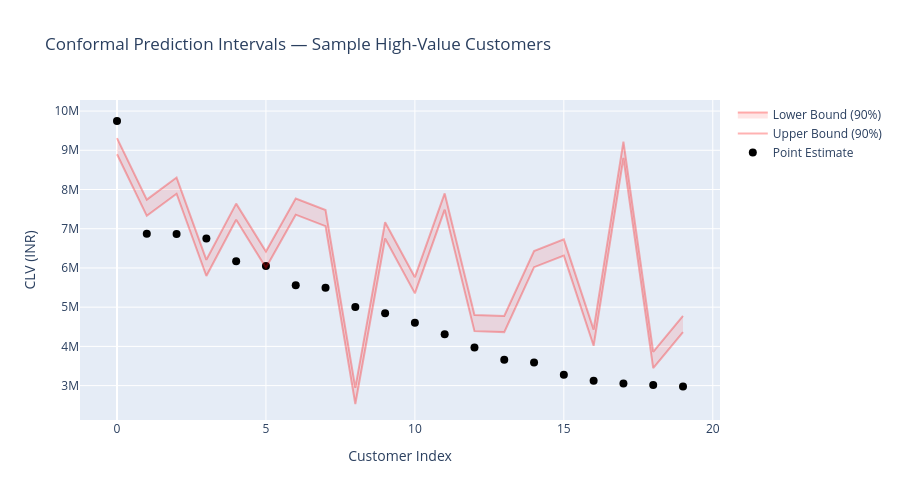

Notebook cell for this chart:
### Code cell
# Show prediction intervals for sample customers
sample = preds.nlargest(30, 'predicted_clv').iloc[5:25].reset_index()

fig = go.Figure()
fig.add_trace(go.Scatter(
    x=list(range(len(sample))), y=sample['predicted_clv'],
    mode='markers', name='Point Estimate',
    marker=dict(color='black', size=8)
))
fig.add_trace(go.Scatter(
    x=list(range(len(sample))), y=sample['clv_upper'],
    mode='lines', name='Upper Bound (90%)',
    line=dict(color='rgba(255,0,0,0.3)'), showlegend=True
))
fig.add_trace(go.Scatter(
    x=list(range(len(sample))), y=sample['clv_lower'],
    mode='lines', name='Lower Bound (90%)',
    line=dict(color='rgba(255,0,0,0.3)'),
    fill='tonexty', fillcolor='rgba(255,0,0,0.1)', showlegend=True
))
fig.update_layout(
    title='Conformal Prediction Intervals — Sample High-Value Customers',
    xaxis_title='Customer Index', yaxis_title='CLV (INR)',
    width=900, height=500
)
fig.show()

### Figure 1 — Plotly figure (JSON) as saved in the notebook; plotly's stock layout.template omitted (floating-point values rounded to 4 significant figures)
{"data": [{"marker": {"color": "black", "size": 8}, "mode": "markers", "name": "Point Estimate", "type": "scatter", "x": [0, 1, 2, 3, 4, 5, 6, 7, 8, 9, 10, 11, 12, 13, 14, 15, 16, 17, 18, 19], "y": [9746000.0, 6873000.0, 6866000.0, 6750000.0, 6172000.0, 6050000.0, 5557000.0, 5497000.0, 5005000.0, 4848000.0, 4604000.0, 4310000.0, 3969000.0, 3658000.0, 3592000.0, 3276000.0, 3122000.0, 3053000.0, 3014000.0, 2978000.0]}, {"line": {"color": "rgba(255,0,0,0.3)"}, "mode": "lines", "name": "Upper Bound (90%)", "showlegend": true, "type": "scatter", "x": [0, 1, 2, 3, 4, 5, 6, 7, 8, 9, 10, 11, 12, 13, 14, 15, 16, 17, 18, 19], "y": [9310000.0, 7741000.0, 8304000.0, 6208000.0, 7639000.0, 6417000.0, 7771000.0, 7478000.0, 2944000.0, 7164000.0, 5764000.0, 7899000.0, 4801000.0, 4777000.0, 6432000.0, 6727000.0, 4428000.0, 9218000.0, 3861000.0, 4777000.0]}, {"fill": "tonexty", "fillcolor": "rgba(255,0,0,0.1)", "line": {"color": "rgba(255,0,0,0.3)"}, "mode": "lines", "name": "Lower Bound (90%)", "showlegend": true, "type": "scatter", "x": [0, 1, 2, 3, 4, 5, 6, 7, 8, 9, 10, 11, 12, 13, 14, 15, 16, 17, 18, 19], "y": [8898000.0, 7328000.0, 7891000.0, 5795000.0, 7227000.0, 6004000.0, 7358000.0, 7065000.0, 2531000.0, 6751000.0, 5352000.0, 7487000.0, 4389000.0, 4364000.0, 6020000.0, 6314000.0, 4016000.0, 8806000.0, 3448000.0, 4364000.0]}], "layout": {"height": 500, "title": {"text": "Conformal Prediction Intervals — Sample High-Value Customers"}, "width": 900, "xaxis": {"title": {"text": "Customer Index"}}, "yaxis": {"title": {"text": "CLV (INR)"}}}}
